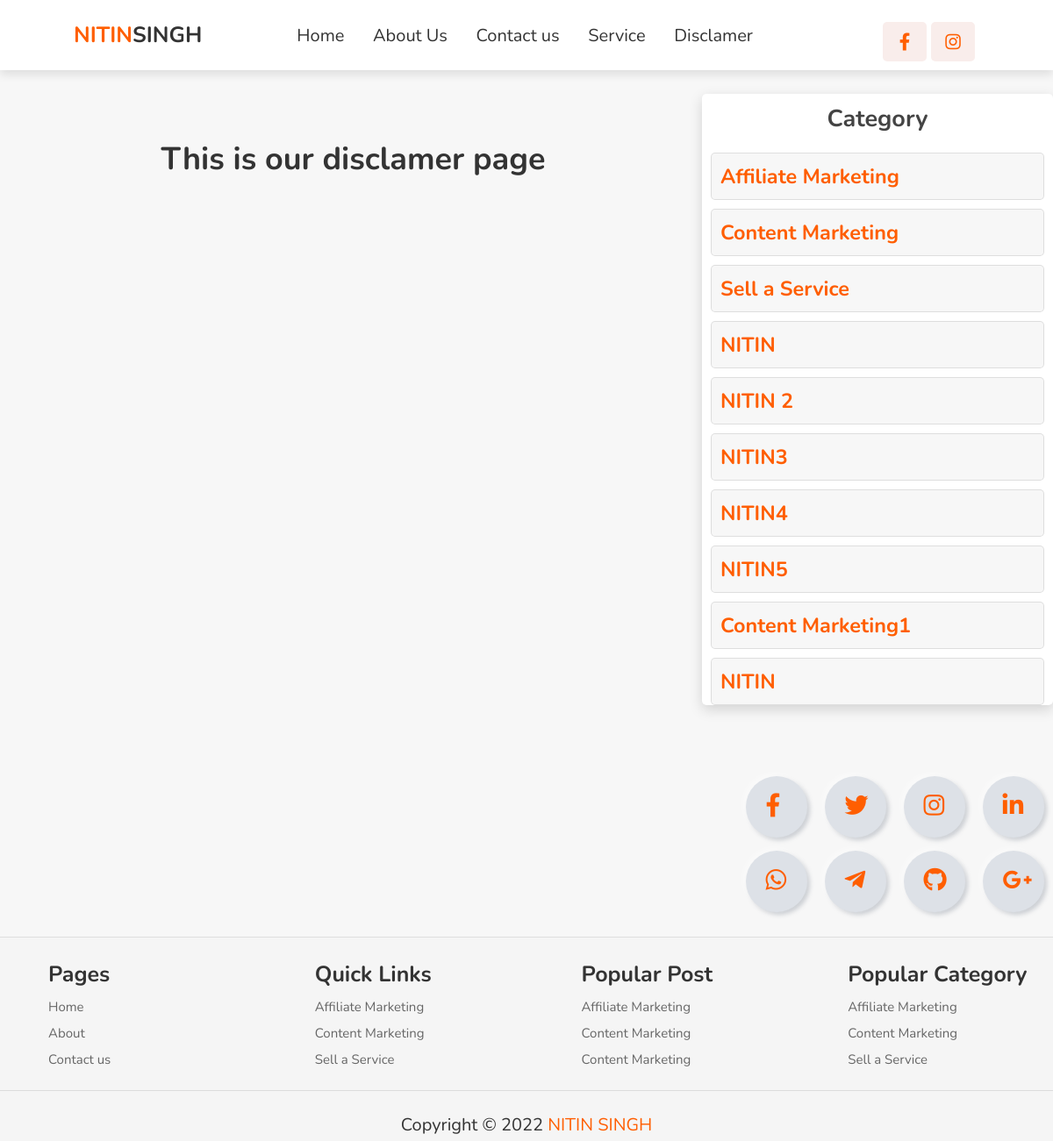
/page/disclamer, run on the app's committed database.
### blogtheme/models.py (models this page shows, shortened)
class Navlog(models.Model):
    NAV_CHOICES = (
        ("logo", "logo"),
    )
    logo = models.CharField(max_length=20, choices=NAV_CHOICES,unique=True)
    name = models.CharField(max_length=20)
    name2 = models.CharField(max_length=20)

class Nav_menu(models.Model):
    MENU_CHOICES = (
        ("menu1", "menu1"),
        ("menu2", "menu2"),
        ("menu3", "menu3"),
        ("menu4", "menu4"),
        ("menu5", "menu5"),
        ("menu6", "menu6"),
    )
    your_menu = models.CharField(max_length=20,default="icon1", choices=MENU_CHOICES,unique=True)
    menuname = models.CharField(max_length=15)
    menuurl = models.CharField(max_length=40)

class Nav_social_media_icon(models.Model):
    ICON_CHOICES = (
        ("icon1", "icon1"),
        ("icon2", "icon2"),
    )
    your_icon = models.CharField(max_length=20,default="icon1", choices=ICON_CHOICES,unique=True)
    icon = models.CharField(max_length=30)
    iconlink = models.CharField(max_length=60)

class FooterHeading(models.Model):
    FOOTER_CHOICES = (
        ("first", "first"),
        ("second", "second"),
        ("third", "third"),
        ("fourth", "fourth"),
    )
    sno = models.CharField(max_length=25,choices=FOOTER_CHOICES, unique=True)
    name = models.CharField(max_length=55)

class FooterLink(models.Model):
    head = models.ForeignKey(FooterHeading, on_delete=models.CASCADE)
    name = models.CharField(max_length=55)
    link = models.CharField(max_length=200)

class copyrightClaim(models.Model):
    COPYRIGHT_CHOICES = (
        ("footer", "footer"),
    )
    location = models.CharField(max_length=25, choices=COPYRIGHT_CHOICES, unique=True)
    msg = models.CharField(max_length=155)

### pages/models.py (models this page shows, shortened)
class Page(models.Model):
    name = models.CharField(max_length=155, unique=True)
    sidebar = models.BooleanField(default=False)
    url = models.CharField(max_length=155)
    content = models.TextField()

### blog/models.py (models this page shows, shortened)
class Category(models.Model):
    name = models.CharField(max_length=30)
    featured = models.BooleanField()

### pages/views.py (the view)
# urls.py: path('page/', include('pages.urls')),
def page(request, page):
    pagedata = Page.objects.filter(url = page).first()
    featured_category = Category.objects.filter(featured=True)
    categoryp = Category.objects.all()
    if pagedata is not None:
        context = {
            "page":pagedata,
            "navThemeBar":baseData(),
            "featured_category":featured_category,
             "categoryp":categoryp,
        }
        if pagedata.sidebar:
            return render(request, "pages/page_with_sidebar.html", context)
        else:
            return render(request, "pages/page.html", context)
    else:
        return redirect("/")

### pages/templates/pages/page_with_sidebar.html
{% extends 'blog/base.html' %} {% block title %}{{page.name}}{% endblock title%} {% block body %}
<br><br>
<div style="display: grid;
            grid-template-columns: 2fr 1fr;
            gap: 30px;
            align-items: flex-start;
            padding-left: 35px;">
<div class="ourpagesdata">{{page.content|safe}}</div>
<div class="video-lists" style="  background: #f7f7f7;
                                  border-radius: 5px;">
  {% if categoryp.count > 0 %}
  <div class="video-list" style="background: rgb(255, 255, 255);
                                border-radius: 5px;
                                box-shadow: rgb(0 0 0 / 15%) 0px 5px 15px 0px;">
    <h1 class="Category">Category</h1>
    {% for blog in categoryp %}
    <div class="vid active" style="    color: #333;
                                        font-size: 2rem;
                                        display: flex;
                                        align-items: center;
                                        border-radius: 5px;
                                        background: #f7f7f7;
                                        padding: 10px;
                                        margin: 10px;
                                        cursor: pointer;
                                        border: 1px solid rgba(0, 0, 0, 0.1);">
      <h3 class="title">
        <a href="/blog/category/{{blog.name}}" style="color: #ff5e00;">{{blog.name}}</a>
      </h3>
    </div>
    {% endfor %}
  </div>
  {% endif %}
  <br /><br /><br /><br />
  <div class="center video-lists">
    <div class="icons first">
      <li class="social-media-icons">
        <a href="#"><span class="fab fa-facebook-f"></span></a>
      </li>
      <li class="social-media-icons">
        <a href="#"><span class="fab fa-twitter"></span></a>
      </li>
      <li class="social-media-icons">
        <a href="#"><span class="fab fa-instagram"></span></a>
      </li>
      <li class="social-media-icons">
        <a href="#"><span class="fab fa-linkedin-in"></span></a>
      </li>
    </div>
    <div class="icons second">
      <li class="social-media-icons">
        <a href="#"><span class="fab fa-whatsapp"></span></a>
      </li>
      <li class="social-media-icons">
        <a href="#"><span class="fab fa-telegram-plane"></span></a>
      </li>
      <li class="social-media-icons">
        <a href="#"><span class="fab fa-github"></span></a>
      </li>
      <li class="social-media-icons">
        <a href="#"><span class="fab fa-google-plus-g"></span></a>
      </li>
    </div>
  </div>
</div>
</div>
<br><br>
{% endblock body %}

### blog/templates/blog/base.html (shortened to what this page needs)
<!DOCTYPE html>
<html lang="en">
<head>
    {% load static %}
    <link rel="stylesheet" href="{% static 'blog/style.css' %}">
    <link rel="stylesheet" href="https://cdnjs.cloudflare.com/ajax/libs/font-awesome/5.15.3/css/all.min.css"/>
</head>
<body>
{% if navThemeBar.logo or navThemeBar.pages or navThemeBar.righticon %}
<header>
    <a href="/" class="logo"><span>{{navThemeBar.logo.name}}</span>{{navThemeBar.logo.name2}}</a>
    <nav class="navbar">
        {% for i in navThemeBar.pages %}
        <a href="{{i.menuurl}}">{{i.menuname}}</a>
        {% endfor %}
    </nav>
    <div class="icons">
        {% for i in navThemeBar.righticon %}
        <a href="{{i.iconlink}}" class="{{i.icon}}"></a>
        {% endfor %}
    </div>
</header>
{% endif %}
<br>
    {% block body %}{% endblock body %}
<section class="footer">
    <div class="footer-container">
        <div class="box-container">
            <div class="box">
                <h3>{{navThemeBar.footer.foothead.footh1.name}}</h3>
                {% for i in navThemeBar.footer.footerlink.foot1 %}
                <a href="{{i.url}}">{{i.name}}</a>
                {% endfor %}
            </div>
            <div class="box">
                <h3>{{navThemeBar.footer.foothead.footh2.name}}</h3>
                {% for i in navThemeBar.footer.footerlink.foot2 %}
                <a href="{{i.url}}">{{i.name}}</a>
                {% endfor %}
            </div>
            <div class="box">
                <h3>{{navThemeBar.footer.foothead.footh3.name}}</h3>
                {% for i in navThemeBar.footer.footerlink.foot3 %}
                <a href="{{i.url}}">{{i.name}}</a>
                {% endfor %}
            </div>
            <div class="box">
                <h3>{{navThemeBar.footer.foothead.footh4.name}}</h3>
                {% for i in navThemeBar.footer.footerlink.foot4 %}
                <a href="{{i.url}}">{{i.name}}</a>
                {% endfor %}
            </div>
        </div>
        {% if navThemeBar.footer.copyrightmsg != None %}<div class="credit">{{navThemeBar.footer.copyrightmsg.msg|safe}}</div>{% endif %}
    </div>
</section>
</body>
</html>

### blog/static/blog/style.css (style rules this page uses)
:root { --red: #ff5e00; --light-red: #f9edeb; }
* { font-family: "Nunito", sans-serif; margin: 0; padding: 0; box-sizing: border-box; outline: none; border: none; text-decoration: none; }
html { font-size: 62.5%; overflow-x: hidden; scroll-behavior: smooth; scroll-padding-top: 7rem; }
a { text-decoration: none; }
body { background: #f7f7f7; }
header { position: fixed; top: 0; left: 0; right: 0; z-index: 1000; background: #fff; padding: 1rem 7%; box-shadow: 0 0.5rem 1rem rgba(0, 0, 0, 0.1); display: flex; align-items: center; justify-content: space-between; }
header .logo { font-weight: bolder; font-size: 2.5rem; color: #333; }
header .logo span { color: var(--red); }
header .navbar a { color: #333; font-size: 2rem; padding: 0 1.5rem; }
header .icons #menu-bars, header .icons a { height: 4.5rem; line-height: 4.5rem; width: 5rem; font-size: 2rem; margin-right: 0.5rem; border-radius: 0.5rem; color: var(--red); background: var(--light-red); text-align: center; }
.footer { position: relative; left: 0; bottom: 0; width: 100%; border-top: 0.1rem solid rgba(0, 0, 0, 0.1); }
.footer .footer-container { background: whitesmoke; }
.footer .footer-container .box-container { display: flex; flex-wrap: wrap; gap: 1.5rem; }
.footer .footer-container .box-container .box { flex: 1 1 15rem; margin-top: 20px; margin-left: 55px; }
.footer .footer-container .box-container .box h3 { font-size: 2.5rem; color: #333; padding: 0.5rem 0; }
.footer .footer-container .box-container .box a { display: block; font-size: 1.5rem; color: #666; padding: 0.5rem 0; }
.footer .footer-container .credit { margin-top: 2rem; padding: 0.5rem; padding-top: 2.5rem; font-size: 2rem; text-align: center; color: #333; border-top: 0.1rem solid rgba(0, 0, 0, 0.1); }
.footer .footer-container .credit span { color: var(--red); }
.Category { color: #444; font-size: 2.7rem; text-align: center; padding: 10px; }
.ourpagesdata { font-size: 1.8rem; margin-top: 50px; margin-left: 100px; margin-right: 100px; color: #333; margin-bottom: 100px; }
.icons { display: flex; margin-top: 15px; margin-left: 40px; }
.social-media-icons { position: relative; list-style: none; height: 70px; width: 70px; margin: 0 10px; border-radius: 50%; background: #dde1e7; cursor: pointer; box-shadow: -3px -3px 7px #ffffff73, 3px 3px 5px rgba(94,104,121,0.288); }
li a { line-height: 70px; margin-left: 22.5px; font-size: 27px; color: #b6bbc5; }
li a span { color: var(--red); }

### data on the page
Navlog: logo.name "NITIN", logo.name2 "SINGH"
Nav_menu: menuname "Home"
Nav_menu: menuname "About Us"
Nav_menu: menuname "Contact us"
Nav_menu: menuname "Service"
Nav_menu: menuname "Disclamer"
Page: content "This is our disclamer page"
Category: name "Affiliate Marketing"
Category: name "Content Marketing"
Category: name "Sell a Service"
Category: name "NITIN"
Category: name "NITIN 2"
Category: name "NITIN3"
Category: name "NITIN4"
Category: name "NITIN5"
Category: name "Content Marketing1"
Category: name "NITIN"
FooterHeading: footer.foothead.footh1.name "Pages"
FooterLink: name "Home"
FooterLink: name "About"
FooterLink: name "Contact us"
FooterHeading: footer.foothead.footh2.name "Quick Links"
FooterLink: name "Affiliate Marketing"
FooterLink: name "Content Marketing"
FooterLink: name "Sell a Service"
FooterHeading: footer.foothead.footh3.name "Popular Post"
FooterLink: name "Affiliate Marketing"
FooterLink: name "Content Marketing"
FooterLink: name "Content Marketing"
FooterHeading: footer.foothead.footh4.name "Popular Category"
FooterLink: name "Affiliate Marketing"
FooterLink: name "Content Marketing"
FooterLink: name "Sell a Service"
copyrightClaim: footer.copyrightmsg.msg "Copyright © 2022 NITIN SINGH"
